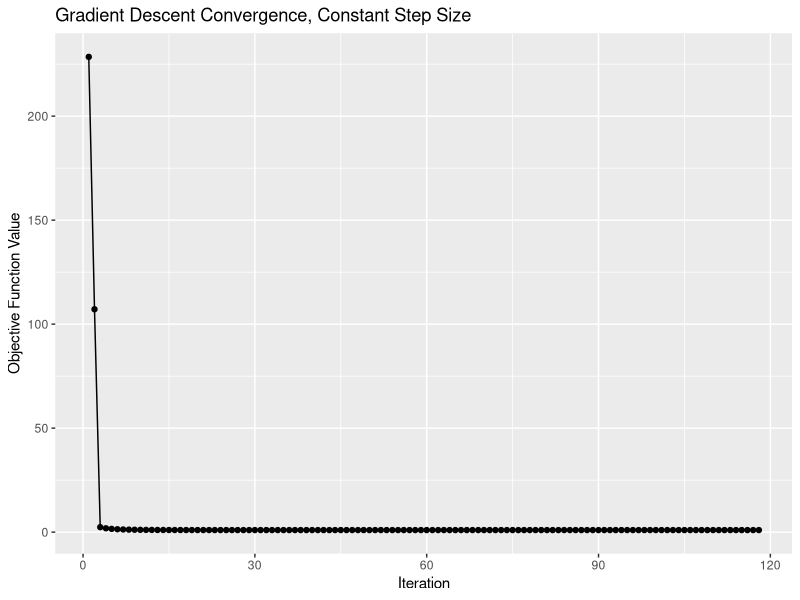
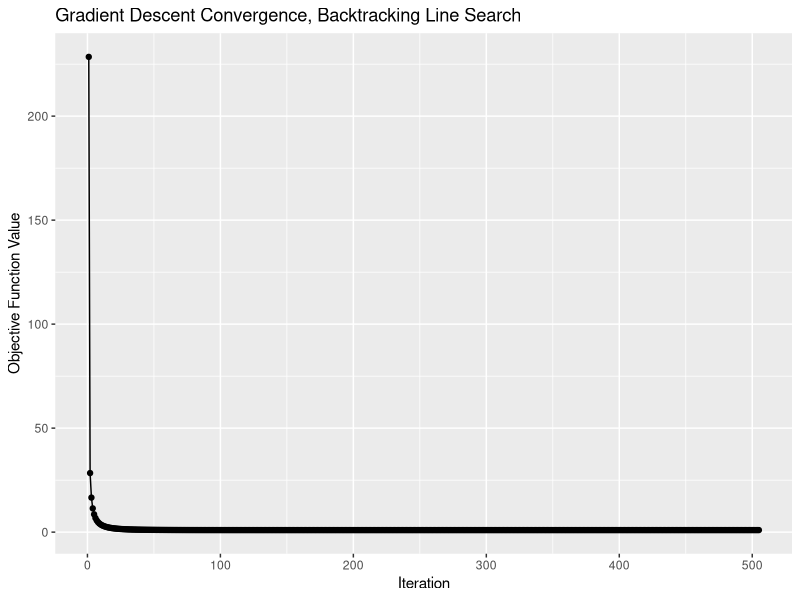
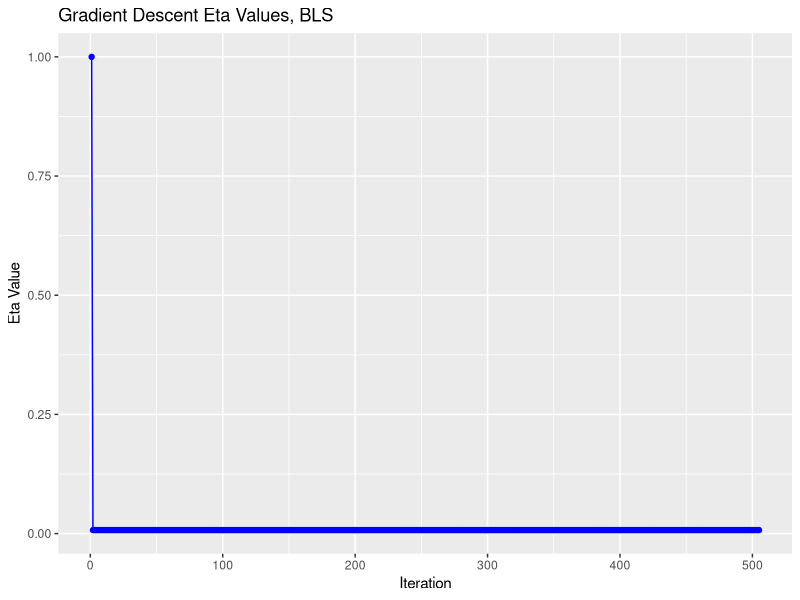
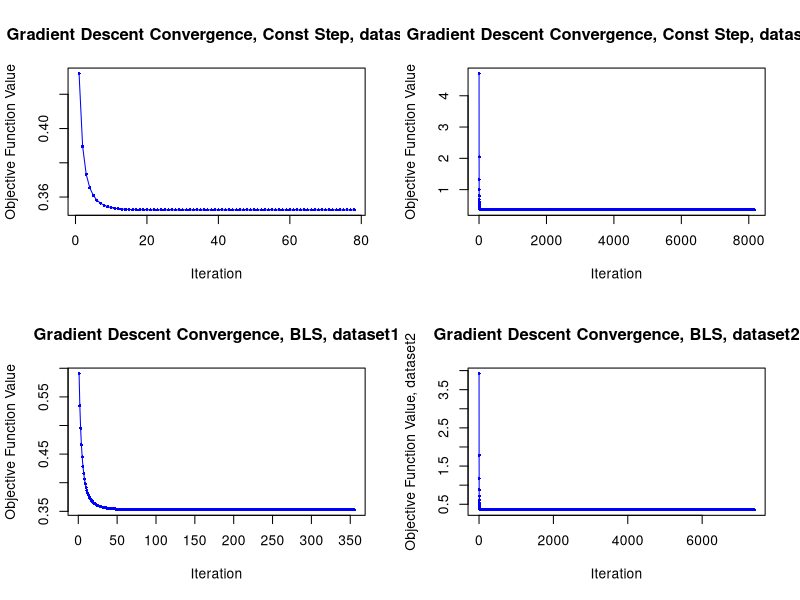
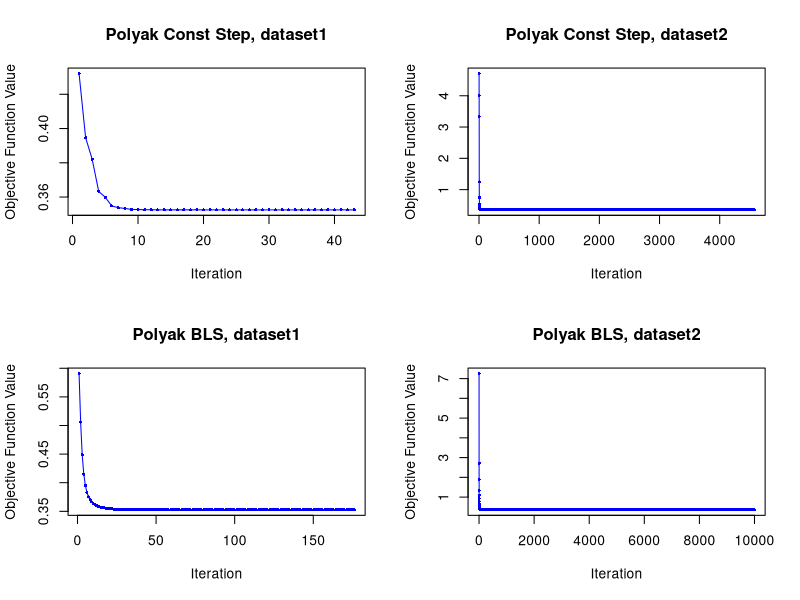
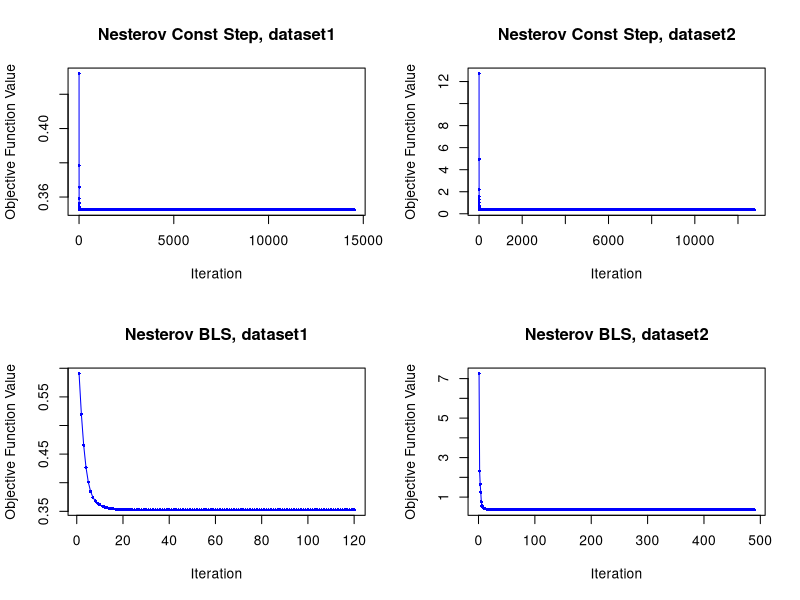

Reproduce these figures in R, in order.
## ---- chunk 1
#| include: false
options(max.print = 50)
library(ggplot2)
library(tidyverse)
## ---- chunk 2
# Gradient descent algorithm that uses constant step to minimize an objective function

gradient_descent_constant_step <- function(tol = 1e-6, max_iter = 10000, step_size = 0.01) {
  # Step 1: Initialize and select a random stopping point
  # Initialize
  set.seed(777) # example seeding 
  last_iter <- 0 # the last iteration ran
  eta <- step_size # step size that is decided manually 
  max_iter <- max_iter # max iterations before terminating if mininum isn't found
  tolerance <- tol # tolerance for the stoppign criteria 
  obj_values <- numeric(max_iter) # Stores the value of f(x)
  eta_values <- numeric(max_iter)  # To store eta values used each iteration
  eta_values[1] <- step_size
  betas <- numeric(max_iter) # Stores the value of x guesses
  x0 <- runif(1, min=-10, max=10) # our first guess is somewhere between -10-10
  
  # Set the objective function to the function to be minimized 
  # Objective function: f(x)
  obj_function <- function(x) {
    return(x^4 + 2*(x^2) + 1) 
  }
  
  # Gradient function: d/dx of f(x)
  gradient <- function(x) {
    return(4*x^3 + 4*x)
  }
  
  # Append the first guess to the obj_values and betas vector
  betas[1] <- x0
  obj_values[1] <- obj_function(x0)
  
  # Step 2: While stopping criteria < tolerance, do:
  for (iter in 1:max_iter) { # the iteration goes n = 1, 2, 3, 4, but the arrays of our output starts at iter = 0 and guess x0
    # Select eta(step size), which is constant
    # There's nothing to do for this step
    
    # Calculate the next guess of x_k+1, calculate f(x_k+1), set eta(x_k+1)
    betas[iter + 1] <- betas[iter] - (eta * gradient(betas[iter]))
    obj_values[iter + 1] <- obj_function(betas[iter + 1])
    eta_values[iter + 1] <- eta
    
    # Calculate the value of the stopping criterion
    stop_criteria <- abs(gradient(betas[iter + 1]))
    
    # If stopping criteria less than tolerance, break
    if(is.na(stop_criteria) || stop_criteria <= tolerance) { 
      last_iter <- iter + 1
      break 
    }
    
    # if we never set last iter, then we hit the max number of iterations and need to set
    if(last_iter == 0) { last_iter <- max_iter }
    
    # end algorithm
  }
  
  return(list(betas = betas, obj_values = obj_values, eta_values = eta_values, last_iter = last_iter)) # in this case, beta(predictors) are the x values, obj_values are f(x), eta is the step size, last iter is the value in the vector of the final iteration before stopping
}
## ---- chunk 3
minimize_constant_step <- gradient_descent_constant_step(tol = 1e-6, max_iter = 10000, step_size = 0.03)
print(minimize_constant_step)

cat("The functions stopped after", minimize_constant_step$last_iter - 1, "iterations \n")
cat("The function's point of minimization is", "(", minimize_constant_step$betas[minimize_constant_step$last_iter], "," , minimize_constant_step$obj_values[minimize_constant_step$last_iter], ") \n")
## ---- chunk 4
gradient_descent_backtracking <- function(tol = 1e-6, max_iter = 10000, epsilon = 0.5, tau = 0.5, init_step_size = 1) {
  # Step 1: Initialize and select a random stopping point
  # Initialize
  set.seed(777) # example seeding 
  last_iter <- 0 # the last iteration ran
  max_iter <- max_iter # max iterations before terminating if minimum isn't found
  tolerance <- tol # tolerance for the stopping criteria 
  epsilon <- epsilon # Epsilon used in the step size criteria calculation
  tau <- tau # tau used in the step size criteria calculation
  obj_values <- numeric(max_iter) # Stores the value of f(x)
  eta_values <- numeric(max_iter)  # To store eta values used each iteration
  eta_values[1] <- init_step_size
  betas <- numeric(max_iter) # Stores the value of x guesses
  x0 <- runif(1, min=-10, max=10) # our first guess is somewhere between -10 to 10
  eta <- init_step_size # our initial step size
  
  # Set the objective function to the function to be minimized 
  # Objective function: f(x)
  obj_function <- function(x) {
    return(x^4 + 2*(x^2) + 1) 
  }
  
  # Gradient function: d/dx of f(x)
  gradient <- function(x) {
    return(4*x^3 + 4*x)
  }
  
  # Armijo condition function
  # returns TRUE or FALSE whether the condition is satisfied or not
  armijo_stepsize <- function(beta, eta, grad, f, epsilon, tau, max_iter) {
    subiter <- 1 # set a hard limit of iterations
    # calc armijo
    beta_new <- beta - (eta)*grad(beta)
    armijo <- f(beta_new) > (f(beta) - epsilon*eta*sum(grad(beta)^2))
    while (armijo && (iter <= max_iter)) {
      #update eta
      eta <- tau * eta
      
      #recalculate armijo
      beta_new <- beta - (eta)*grad(beta)
      armijo <- f(beta_new) > (f(beta) - epsilon*eta*sum(grad(beta)^2))
      
      subiter <- subiter + 1
    }
    return(eta)
  }
  
  # Append the first guess to the obj_values and betas vector
  betas[1] <- x0
  obj_values[1] <- obj_function(x0)
  
  # Step 2: While stopping criteria < tolerance, do:
  for (iter in 1:max_iter) { # the iteration goes n = 1, 2, 3, 4, but the arrays of our output starts at iter = 0 and guess x0
    beta <- betas[iter]
    
    # use BLS to calculate eta
    eta <- armijo_stepsize(beta = beta, eta = eta, grad = gradient, f = obj_function, epsilon = epsilon, tau = tau, max_iter = max_iter)
    eta_values[iter + 1] <- eta
    
    # Calculate the next guess of x_k+1
    beta_new <- beta - (eta * gradient(beta))
    betas[iter + 1] <- beta_new
    
    # calculate f(x_k+1), to keep track obj values
    obj_values[iter + 1] <- obj_function(beta_new)
    
    # Calculate the value of the stopping criterion
    stop_criteria <- abs(gradient(beta_new))
    
    # If stopping criteria less than tolerance, break
    if(is.na(stop_criteria) || stop_criteria <= tolerance) { 
      last_iter <- iter + 1
      break 
    }
    
    # if we never set last iter, then we hit the max number of iterations and need to set
    if(last_iter == 0) { last_iter <- max_iter }
    
    # end algorithm
  }
  
  return(list(betas = betas, obj_values = obj_values, eta_values = eta_values, last_iter = last_iter)) # in this case, beta(predictors) are the x values, obj_values are f(x), eta is the step size, last iter is the value in the vector of the final iteration before stopping
}
## ---- chunk 5
minimize_backtrack <- gradient_descent_backtracking(tol = 1e-6, max_iter = 10000, epsilon = 0.5, tau = 0.8, init_step_size = 1)
print(minimize_backtrack)

cat("The functions stopped after", minimize_backtrack$last_iter - 1, "iterations \n")
cat("The function's point of minimization is", "(", minimize_backtrack$betas[minimize_backtrack$last_iter], "," , minimize_backtrack$obj_values[minimize_backtrack$last_iter], ") \n")
## ---- chunk 6
# constant step size
iterations <- 1:minimize_constant_step$last_iter
obj_values <- (minimize_constant_step$obj_values)[iterations]
f_k_constant <- cbind(obj_values, iterations)

iterations <- 1:minimize_backtrack$last_iter
obj_values <- (minimize_backtrack$obj_values)[iterations]
f_k_backtrack <- cbind(obj_values, iterations)

ggplot(f_k_constant, aes(x=iterations, y=obj_values)) + 
  geom_point() + 
  geom_line() + 
  ggtitle("Gradient Descent Convergence, Constant Step Size") + 
  xlab("Iteration") + ylab("Objective Function Value")
ggplot(f_k_backtrack, aes(x=iterations, y=obj_values)) + 
  geom_point() + 
  geom_line() + 
  ggtitle("Gradient Descent Convergence, Backtracking Line Search") + 
  xlab("Iteration") + ylab("Objective Function Value")
## ---- chunk 7
iterations <- 1:minimize_backtrack$last_iter
eta_values <- minimize_backtrack$eta_values[iterations]
eta_backtrack <- cbind(eta_values, iterations)

ggplot(eta_backtrack, aes(x=iterations, y=eta_values)) + 
  geom_point(color = "blue") + 
  geom_line(color = "blue") + 
  ggtitle("Gradient Descent Eta Values, BLS") + 
  xlab("Iteration") + ylab("Eta Value")
## ---- chunk 8
dataset1 <- read_csv("dataset1.csv")
dataset2 <- read_csv("dataset2.csv")

# gradient descent given in class
gradient_descent_class <- function(X, y, eta = NULL, tol = 1e-6, max_iter = 10000, backtracking = TRUE, epsilon = 0.5, tau = 0.8) {
  # Initialize
  n <- nrow(X)
  p <- ncol(X)
  beta <- rep(0, p)
  obj_values <- numeric(max_iter)
  eta_values <- numeric(max_iter)  # To store eta values used each iteration
  eta_bt <- 1  # Initial step size for backtracking
  
  # Objective function: Mean Squared Error (MSE)
  obj_function <- function(beta) {
    sum((X %*% beta - y)^2) / (2 * n)
  }
  
  # Gradient function
  gradient <- function(beta) {
    t(X) %*% (X %*% beta - y) / n
  }
  
  for (iter in 1:max_iter) {
    grad <- gradient(beta)
    
    if (backtracking) {
      if (iter == 1) eta_bt <- 1  # Reset only in the first iteration
      beta_new <- beta - eta_bt * grad
      
      while (obj_function(beta_new) > obj_function(beta) - epsilon * eta_bt * sum(grad^2)) {
        eta_bt <- tau * eta_bt
        beta_new <- beta - eta_bt * grad
      }
      eta_used <- eta_bt
    } else {
      if (is.null(eta)) stop("When backtracking is FALSE, a fixed eta must be provided.")
      beta_new <- beta - eta * grad
      eta_used <- eta
    }
    
    eta_values[iter] <- eta_used
    
    obj_values[iter] <- obj_function(beta_new)
    
    if (sqrt(sum((beta_new - beta)^2)) < tol) {
      obj_values <- obj_values[1:iter]
      eta_values <- eta_values[1:iter]
      break
    }
    
    beta <- beta_new
  }
  
  return(list(beta = beta, obj_values = obj_values, eta_values = eta_values))
}
## ---- chunk 9
#| fig-width: 10
X_dataset_1 <- dataset1 %>%
  select(-Y) %>%
  as.matrix()
y_dataset_1 <- dataset1 %>%
  select(Y) %>%
  as.matrix()
X_dataset_2 <- dataset2 %>%
  select(-Y) %>%
  as.matrix()
y_dataset_2 <- dataset2 %>%
  select(Y) %>%
  as.matrix()

reg_const_dataset_1 <- gradient_descent_class(X_dataset_1, y_dataset_1, backtracking = FALSE, eta = 5)

cat("Constant Step Size: dataset1 \n")
print("Beta Values:")
print(reg_const_dataset_1$beta)
print("Obj Function Values:")
print(reg_const_dataset_1$obj_values)
print("Eta Values:")
print(reg_const_dataset_1$eta_values)
cat("The functions stopped after", max(which(!is.na(reg_const_dataset_1$eta_values))), "iterations \n \n")

reg_const_dataset_2 <- gradient_descent_class(X_dataset_2, y_dataset_2, backtracking = FALSE, eta = 0.02)

cat("Constant Step Size: dataset2 \n")
print("Beta Values:")
print(reg_const_dataset_2$beta)
print("Obj Function Values:")
print(reg_const_dataset_2$obj_values)
print("Eta Values:")
print(reg_const_dataset_2$eta_values)
cat("The functions stopped after", max(which(!is.na(reg_const_dataset_2$eta_values))), "iterations \n \n")
## ---- chunk 10
#| fig-width: 10
reg_bls_data1 <- gradient_descent_class(X_dataset_1, y_dataset_1, eta = NULL, tol = 1e-6, max_iter = 10000, backtracking = TRUE, epsilon = 0.5, tau = 0.8)

cat("BLS: dataset1 \n")
print("Beta Values:")
print(reg_bls_data1$beta)
print("Obj Function Values:")
print(reg_bls_data1$obj_values)
print("Eta Values:")
print(reg_bls_data1$eta_values)
cat("The functions stopped after", max(which(!is.na(reg_bls_data1$eta_values))), "iterations \n \n")

reg_bls_data2 <- gradient_descent_class(X_dataset_2, y_dataset_2, eta = NULL, tol = 1e-6, max_iter = 10000, backtracking = TRUE, epsilon = 0.5, tau = 0.8)

cat("BLS: dataset2 \n")
print("Beta Values:")
print(reg_bls_data2$beta)
print("Obj Function Values:")
print(reg_bls_data2$obj_values)
print("Eta Values:")
print(reg_bls_data2$eta_values)
cat("The functions stopped after", max(which(!is.na(reg_bls_data2$eta_values))), "iterations \n \n")

## ---- chunk 11
m1 <- lm(data = dataset1, Y ~ X1 + X2 + X3 + X4 + X5 + X6 + X7 + X8 + X9 + X10 + 
           X11 + X12 + X13 + X14 + X15 + X16 + X17 + X18 + X19 + X20)
summary(m1)

m2 <- lm(data = dataset2, Y ~ X1 + X2 + X3 + X4 + X5 + X6 + X7 + X8 + X9 + X10 + 
           X11 + X12 + X13 + X14 + X15 + X16 + X17 + X18 + X19 + X20)
summary(m2)
## ---- chunk 12
# transform dataset 1 coefs
beta_gd_d1 <- reg_const_dataset_1$beta
beta_1 <- m1$coefficients

names <- attributes(beta_gd_d1)$dimnames[[1]]
b_gd_1 <- as.vector(beta_gd_d1)
lm_1 <- as.vector(beta_1[-1])

d1 <- data.frame(Coef = names, Beta_GD = b_gd_1, Beta = lm_1)

# transform dataset 2 coefs
beta_gd_d2 <- reg_const_dataset_2$beta
beta_2 <- m2$coefficients

names <- attributes(beta_gd_d2)$dimnames[[1]]
b_gd_2 <- as.vector(beta_gd_d2)
lm_2 <- as.vector(beta_2[-1])

d2 <- data.frame(Coef = names, Beta_GD = b_gd_2, Beta = lm_2)

# show the difference between Beta_GD and Beta
d1 <- d1 %>%
  mutate(`Beta_GD - Beta` = Beta_GD - Beta)

d2 <- d2 %>%
  mutate(`Beta_GD - Beta` = Beta_GD - Beta)

print(d1)

print(d2)
## ---- chunk 13
d1_norm <- sqrt(sum(d1$`Beta_GD - Beta`^2))
d2_norm <- sqrt(sum(d2$`Beta_GD - Beta`^2))
cat("Dataset 1 Norm:", d1_norm, "\n")
cat("Dataset 2 Norm:", d2_norm, "\n")
## ---- chunk 14
#| fig-width: 10
par(mfrow=c(2,2))

plot(reg_const_dataset_1$obj_values, type = "o", col = "blue", pch = 16, cex = 0.5,
     xlab = "Iteration", ylab = "Objective Function Value",
     main = "Gradient Descent Convergence, Const Step, dataset1")
plot(reg_const_dataset_2$obj_values, type = "o", col = "blue", pch = 16, cex = 0.5,
     xlab = "Iteration", ylab = "Objective Function Value",
     main = "Gradient Descent Convergence, Const Step, dataset2")
plot(reg_bls_data1$obj_values, type = "o", col = "blue", pch = 16, cex = 0.5,
     xlab = "Iteration", ylab = "Objective Function Value",
     main = "Gradient Descent Convergence, BLS, dataset1")
plot(reg_bls_data2$obj_values, type = "o", col = "blue", pch = 16, cex = 0.5,
     xlab = "Iteration", ylab = "Objective Function Value, dataset2",
     main = "Gradient Descent Convergence, BLS, dataset2")
## ---- chunk 15
# polyak momentum constant step
polyak_constant_step <- function(X, y, eta = NULL, tol = 1e-6, max_iter = 10000, xi = 0.5) {
  # Initialize
  n <- nrow(X)
  p <- ncol(X)
  beta <- rep(0, p)
  obj_values <- numeric(max_iter)
  eta_values <- numeric(max_iter)  # To store eta values used each iteration
  beta_values <- list() # To store beta values used each iteration
  eta_bt <- 1  # Initial step size for backtracking
  backtracking <- FALSE
  
  # Objective function: Mean Squared Error (MSE)
  obj_function <- function(beta) {
    sum((X %*% beta - y)^2) / (2 * n)
  }
  
  # Gradient function
  gradient <- function(beta) {
    t(X) %*% (X %*% beta - y) / n
  }


  
  for (iter in 1:max_iter) {
    grad <- gradient(beta)
    beta_values[[iter]] <- beta
    
    if (backtracking) {
      if (iter == 1) eta_bt <- 1  # Reset only in the first iteration
      beta_new <- beta - eta_bt * grad
      
      while (obj_function(beta_new) > obj_function(beta) - epsilon * eta_bt * sum(grad^2)) {
        eta_bt <- tau * eta_bt
        beta_new <- beta - eta_bt * grad
      }
      eta_used <- eta_bt
    } else {
      if (is.null(eta)) stop("When backtracking is FALSE, a fixed eta must be provided.")
      if(iter == 1) {
        y_k <- beta
      } else {
        beta_prev <- beta_values[[iter - 1]]
        y_k <- beta + xi * (beta - beta_prev)
      }
      beta_new <- y_k - eta * grad
      beta_values[[iter+1]] <- beta_new
      eta_used <- eta
    }
    
    eta_values[iter] <- eta_used
    
    obj_values[iter] <- obj_function(beta_new)
    
    if (sqrt(sum((beta_new - beta)^2)) < tol) {
      obj_values <- obj_values[1:iter]
      eta_values <- eta_values[1:iter]
      break
    }
    
    beta <- beta_new
  }
  
  return(list(beta = beta, obj_values = obj_values, eta_values = eta_values, beta_values = beta_values))
}

polyak_reg_constant_1 <- polyak_constant_step(X_dataset_1, y_dataset_1, eta = 5, tol = 1e-6, max_iter = 10000, xi = 0.5)

cat("Polyak Constant Step Size: dataset1 \n")
print("Beta Values:")
print(polyak_reg_constant_1$beta)
print("Obj Function Values:")
print(polyak_reg_constant_1$obj_values)
print("Eta Values:")
print(polyak_reg_constant_1$eta_values)
cat("The functions stopped after", max(which(!is.na(polyak_reg_constant_1$eta_values))), "iterations \n \n")

polyak_reg_constant_2 <- polyak_constant_step(X_dataset_2, y_dataset_2, eta = 0.02, tol = 1e-6, max_iter = 10000, xi = 0.5)

cat("Polyak Constant Step Size: dataset2 \n")
print("Beta Values:")
print(polyak_reg_constant_2$beta)
print("Obj Function Values:")
print(polyak_reg_constant_2$obj_values)
print("Eta Values:")
print(polyak_reg_constant_2$eta_values)
cat("The functions stopped after", max(which(!is.na(polyak_reg_constant_2$eta_values))), "iterations \n \n")
## ---- chunk 16
# nesterov momentum constant step
nesterov_constant_step <- function(X, y, eta = NULL, tol = 1e-6, max_iter = 10000) {
  # Initialize
  n <- nrow(X)
  p <- ncol(X)
  beta <- rep(0, p)
  obj_values <- numeric(max_iter)
  eta_values <- numeric(max_iter)  # To store eta values used each iteration
  beta_values <- list() # To store beta values used each iteration
  eta_bt <- 1  # Initial step size for backtracking
  backtracking <- FALSE
  
  # Objective function: Mean Squared Error (MSE)
  obj_function <- function(beta) {
    sum((X %*% beta - y)^2) / (2 * n)
  }
  
  # Gradient function
  gradient <- function(beta) {
    t(X) %*% (X %*% beta - y) / n
  }


  
  for (iter in 1:max_iter) {
    grad <- gradient(beta)
    beta_values[[iter]] <- beta
    
    if (backtracking) {
      if (iter == 1) eta_bt <- 1  # Reset only in the first iteration
      beta_new <- beta - eta_bt * grad
      
      while (obj_function(beta_new) > obj_function(beta) - epsilon * eta_bt * sum(grad^2)) {
        eta_bt <- tau * eta_bt
        beta_new <- beta - eta_bt * grad
      }
      eta_used <- eta_bt
    } else {
      if (is.null(eta)) stop("When backtracking is FALSE, a fixed eta must be provided.")
      if(iter == 1) {
        y_k <- beta
      } else {
        beta_prev <- beta_values[[iter - 1]]
        xi <- (iter - 1) / (iter + 2)
        y_k <- beta + xi * (beta - beta_prev)
      }
      beta_new <- y_k - eta * grad
      beta_values[[iter+1]] <- beta_new
      eta_used <- eta
    }
    
    eta_values[iter] <- eta_used
    
    obj_values[iter] <- obj_function(beta_new)
    
    if (sqrt(sum((beta_new - beta)^2)) < tol) {
      obj_values <- obj_values[1:iter]
      eta_values <- eta_values[1:iter]
      break
    }
    
    beta <- beta_new
  }
  
  return(list(beta = beta, obj_values = obj_values, eta_values = eta_values, beta_values = beta_values))
}

nesterov_reg_constant_1 <- nesterov_constant_step(X_dataset_1, y_dataset_1, eta = 5, tol = 1e-6, max_iter = 100000)

cat("Nesterov Constant Step Size: dataset1 \n")
print("Beta Values:")
print(nesterov_reg_constant_1$beta)
print("Obj Function Values:")
print(nesterov_reg_constant_1$obj_values)
print("Eta Values:")
print(nesterov_reg_constant_1$eta_values)
cat("The functions stopped after", max(which(!is.na(nesterov_reg_constant_1$eta_values))), "iterations \n \n")

nesterov_reg_constant_2 <- nesterov_constant_step(X_dataset_2, y_dataset_2, eta = 0.01, tol = 1e-6, max_iter = 100000)

cat("Nesterov Constant Step Size: dataset2 \n")
print("Beta Values:")
print(nesterov_reg_constant_2$beta)
print("Obj Function Values:")
print(nesterov_reg_constant_2$obj_values)
print("Eta Values:")
print(nesterov_reg_constant_2$eta_values)
cat("The functions stopped after", max(which(!is.na(nesterov_reg_constant_2$eta_values))), "iterations \n \n")
## ---- chunk 17
# polyak momentum constant step
polyak_bls <- function(X, y, eta = NULL, tol = 1e-6, max_iter = 10000, xi = 0.5, epsilon = 0.5, tau = 0.5, backtracking=TRUE) {
  # Initialize
  n <- nrow(X)
  p <- ncol(X)
  beta <- rep(0, p)
  obj_values <- numeric(max_iter)
  eta_values <- numeric(max_iter)  # To store eta values used each iteration
  beta_values <- list() # To store beta values used each iteration
  eta_bt <- 1  # Initial step size for backtracking
  
  # Objective function: Mean Squared Error (MSE)
  obj_function <- function(beta) {
    sum((X %*% beta - y)^2) / (2 * n)
  }
  
  # Gradient function
  gradient <- function(beta) {
    t(X) %*% (X %*% beta - y) / n
  }


  
  for (iter in 1:max_iter) {
    grad <- gradient(beta)
    beta_values[[iter]] <- beta
    
    if (backtracking) {
      if (iter == 1) {
        eta_bt <- 1 # Reset only in the first iteration
        y_k <- beta
      }
      else {
        beta_prev <- beta_values[[iter - 1]]
        y_k <- beta + xi * (beta - beta_prev)
      }
      beta_new <- y_k - eta_bt * grad
      
      while (obj_function(beta_new) > obj_function(beta) - epsilon * eta_bt * sum(grad^2)) {
        eta_bt <- tau * eta_bt
        beta_new <- beta - eta_bt * grad
      }
      eta_used <- eta_bt
    } else {
      if (is.null(eta)) stop("When backtracking is FALSE, a fixed eta must be provided.")
      if(iter == 1) {
        y_k <- beta
      } else {
        beta_prev <- beta_values[[iter - 1]]
        y_k <- beta + xi * (beta - beta_prev)
      }
      beta_new <- y_k - eta * grad
      beta_values[[iter+1]] <- beta_new
      eta_used <- eta
    }
    
    eta_values[iter] <- eta_used
    
    obj_values[iter] <- obj_function(beta_new)
    
    if (sqrt(sum((beta_new - beta)^2)) < tol) {
      obj_values <- obj_values[1:iter]
      eta_values <- eta_values[1:iter]
      break
    }
    
    beta <- beta_new
  }
  
  return(list(beta = beta, obj_values = obj_values, eta_values = eta_values, beta_values = beta_values))
}

polyak_bls_1 <- polyak_bls(X_dataset_1, y_dataset_1, eta = NULL, tol = 1e-6, max_iter = 10000, xi = 0.5, backtracking=TRUE, epsilon = 0.5, tau = 0.5)

cat("Polyak BLS Step Size: dataset1 \n")
print("Beta Values:")
print(polyak_bls_1$beta)
print("Obj Function Values:")
print(polyak_bls_1$obj_values)
print("Eta Values:")
print(polyak_bls_1$eta_values)
cat("The functions stopped after", max(which(!is.na(polyak_bls_1 $eta_values))), "iterations \n \n")

polyak_bls_2 <- polyak_bls(X_dataset_2, y_dataset_2, eta = NULL, tol = 1e-6, max_iter = 10000, xi = 0.5, backtracking=TRUE, epsilon = 0.5, tau = 0.5)

cat("Polyak BLS Step Size: dataset2 \n")
print("Beta Values:")
print(polyak_bls_2$beta)
print("Obj Function Values:")
print(polyak_bls_2$obj_values)
print("Eta Values:")
print(polyak_bls_2$eta_values)
cat("The functions stopped after", max(which(!is.na(polyak_bls_2$eta_values))), "iterations \n \n")
## ---- chunk 18
# nesterov momentum constant step
nesterov_bls <- function(X, y, eta = NULL, tol = 1e-6, max_iter = 10000, epsilon = 0.5, tau = 0.5, backtracking=TRUE) {
  # Initialize
  n <- nrow(X)
  p <- ncol(X)
  beta <- rep(0, p)
  obj_values <- numeric(max_iter)
  eta_values <- numeric(max_iter)  # To store eta values used each iteration
  beta_values <- list() # To store beta values used each iteration
  eta_bt <- 1  # Initial step size for backtracking
  
  # Objective function: Mean Squared Error (MSE)
  obj_function <- function(beta) {
    sum((X %*% beta - y)^2) / (2 * n)
  }
  
  # Gradient function
  gradient <- function(beta) {
    t(X) %*% (X %*% beta - y) / n
  }


  
  for (iter in 1:max_iter) {
    grad <- gradient(beta)
    beta_values[[iter]] <- beta
    
    if (backtracking) {
      if (iter == 1) {
        eta_bt <- 1 # Reset only in the first iteration
        y_k <- beta
      }
      else {
        beta_prev <- beta_values[[iter - 1]]
        xi <- (iter - 1) / (iter + 2)
        y_k <- beta + xi * (beta - beta_prev)
      }
      beta_new <- y_k - eta_bt * grad
      
      while (obj_function(beta_new) > obj_function(beta) - epsilon * eta_bt * sum(grad^2)) {
        eta_bt <- tau * eta_bt
        beta_new <- beta - eta_bt * grad
      }
      eta_used <- eta_bt
    } else {
      if (is.null(eta)) stop("When backtracking is FALSE, a fixed eta must be provided.")
      if(iter == 1) {
        y_k <- beta
      } else {
        beta_prev <- beta_values[[iter - 1]]
        y_k <- beta + xi * (beta - beta_prev)
      }
      beta_new <- y_k - eta * grad
      beta_values[[iter+1]] <- beta_new
      eta_used <- eta
    }
    
    eta_values[iter] <- eta_used
    
    obj_values[iter] <- obj_function(beta_new)
    
    if (sqrt(sum((beta_new - beta)^2)) < tol) {
      obj_values <- obj_values[1:iter]
      eta_values <- eta_values[1:iter]
      break
    }
    
    beta <- beta_new
  }
  
  return(list(beta = beta, obj_values = obj_values, eta_values = eta_values, beta_values = beta_values))
}

nesterov_bls_1 <- nesterov_bls(X_dataset_1, y_dataset_1, eta = NULL, tol = 1e-6, max_iter = 10000, backtracking=TRUE, epsilon = 0.5, tau = 0.5)

cat("Nesterov BLS Step Size: dataset1 \n")
print("Beta Values:")
print(nesterov_bls_1$beta)
print("Obj Function Values:")
print(nesterov_bls_1$obj_values)
print("Eta Values:")
print(nesterov_bls_1$eta_values)
cat("The functions stopped after", max(which(!is.na(nesterov_bls_1 $eta_values))), "iterations \n \n")

nesterov_bls_2 <- nesterov_bls(X_dataset_2, y_dataset_2, eta = NULL, tol = 1e-6, max_iter = 10000, backtracking=TRUE, epsilon = 0.5, tau = 0.5)

cat("Nesterov BLS Step Size: dataset2 \n")
print("Beta Values:")
print(nesterov_bls_2$beta)
print("Obj Function Values:")
print(nesterov_bls_2$obj_values)
print("Eta Values:")
print(nesterov_bls_2$eta_values)
cat("The functions stopped after", max(which(!is.na(nesterov_bls_2$eta_values))), "iterations \n \n")
## ---- chunk 19
# transform dataset 1 coefs
beta_gd_d1_p_const <- as.vector(polyak_reg_constant_1$beta)
p1 <- data.frame(Coef_data1_polyak_constant = names, Beta_GD = beta_gd_d1_p_const, Beta = lm_1)

beta_gd_d1_n_const <- as.vector(nesterov_reg_constant_1$beta)
n1 <- data.frame(Coef_data1_nesterov_constant = names, Beta_GD = beta_gd_d1_n_const, Beta = lm_1)

# transform dataset 2 coefs
beta_gd_d2_p_const <- as.vector(polyak_reg_constant_2$beta)
p2 <- data.frame(Coef_data2_polyak_constant = names, Beta_GD = beta_gd_d2_p_const, Beta = lm_2)

beta_gd_d2_n_const <- as.vector(nesterov_reg_constant_2$beta)
n2 <- data.frame(Coef_data1_nesterov_constant = names, Beta_GD = beta_gd_d2_n_const, Beta = lm_2)

# show the difference between Beta_GD and Beta
p1 <- p1 %>%
  mutate(`Beta_GD - Beta` = Beta_GD - Beta)

p2 <- p2 %>%
  mutate(`Beta_GD - Beta` = Beta_GD - Beta)

n1 <- n1 %>%
  mutate(`Beta_GD - Beta` = Beta_GD - Beta)

n2 <- n2 %>%
  mutate(`Beta_GD - Beta` = Beta_GD - Beta)


print(p1)
print(p2)

print(n1)
print(n2)

## ---- chunk 20
p1_norm <- sqrt(sum(p1$`Beta_GD - Beta`^2))
p2_norm <- sqrt(sum(p2$`Beta_GD - Beta`^2))
n1_norm <- sqrt(sum(n1$`Beta_GD - Beta`^2))
n2_norm <- sqrt(sum(n2$`Beta_GD - Beta`^2))
cat("Dataset 1 Normm Polyak:", p1_norm, "\n")
cat("Dataset 2 Norm Polyak:", p2_norm, "\n")
cat("Dataset 1 Norm Nesterov:", n1_norm, "\n")
cat("Dataset 2 Norm Nesterov:", n2_norm, "\n")
## ---- chunk 21
#| fig-width: 10
plot(polyak_reg_constant_1$obj_values, type = "o", col = "blue", pch = 16, cex = 0.5,
     xlab = "Iteration", ylab = "Objective Function Value",
     main = "Polyak Const Step, dataset1")
plot(polyak_reg_constant_2$obj_values, type = "o", col = "blue", pch = 16, cex = 0.5,
     xlab = "Iteration", ylab = "Objective Function Value",
     main = "Polyak Const Step, dataset2")
plot(polyak_bls_1$obj_values, type = "o", col = "blue", pch = 16, cex = 0.5,
     xlab = "Iteration", ylab = "Objective Function Value",
     main = "Polyak BLS, dataset1")
plot(polyak_bls_2$obj_values, type = "o", col = "blue", pch = 16, cex = 0.5,
     xlab = "Iteration", ylab = "Objective Function Value",
     main = "Polyak BLS, dataset2")
plot(nesterov_reg_constant_1$obj_values, type = "o", col = "blue", pch = 16, cex = 0.5,
     xlab = "Iteration", ylab = "Objective Function Value",
     main = "Nesterov Const Step, dataset1")
plot(nesterov_reg_constant_2$obj_values, type = "o", col = "blue", pch = 16, cex = 0.5,
     xlab = "Iteration", ylab = "Objective Function Value",
     main = "Nesterov Const Step, dataset2")
plot(nesterov_bls_1$obj_values, type = "o", col = "blue", pch = 16, cex = 0.5,
     xlab = "Iteration", ylab = "Objective Function Value",
     main = "Nesterov BLS, dataset1")
plot(nesterov_bls_2$obj_values, type = "o", col = "blue", pch = 16, cex = 0.5,
     xlab = "Iteration", ylab = "Objective Function Value",
     main = "Nesterov BLS, dataset2")
